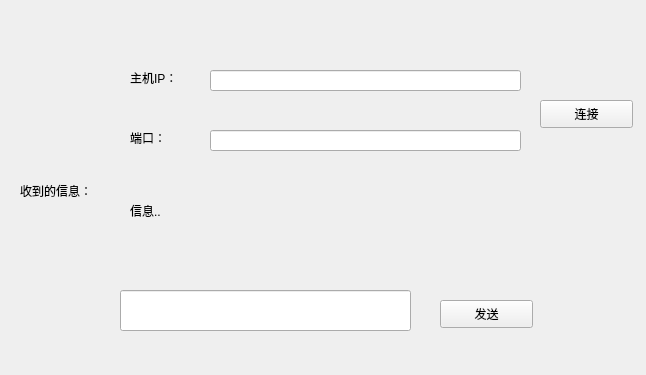
<?xml version="1.0" encoding="UTF-8"?>
<ui version="4.0">
 <class>Widget</class>
 <widget class="QWidget" name="Widget">
  <property name="geometry">
   <rect>
    <x>0</x>
    <y>0</y>
    <width>646</width>
    <height>375</height>
   </rect>
  </property>
  <property name="windowTitle">
   <string>Widget</string>
  </property>
  <widget class="QLabel" name="label">
   <property name="geometry">
    <rect>
     <x>130</x>
     <y>70</y>
     <width>68</width>
     <height>15</height>
    </rect>
   </property>
   <property name="text">
    <string>主机IP：</string>
   </property>
  </widget>
  <widget class="QLabel" name="label_2">
   <property name="geometry">
    <rect>
     <x>130</x>
     <y>130</y>
     <width>68</width>
     <height>15</height>
    </rect>
   </property>
   <property name="text">
    <string>端口：</string>
   </property>
  </widget>
  <widget class="QLineEdit" name="hostLineEdit">
   <property name="geometry">
    <rect>
     <x>210</x>
     <y>70</y>
     <width>311</width>
     <height>21</height>
    </rect>
   </property>
  </widget>
  <widget class="QLineEdit" name="portLineEdit">
   <property name="geometry">
    <rect>
     <x>210</x>
     <y>130</y>
     <width>311</width>
     <height>21</height>
    </rect>
   </property>
  </widget>
  <widget class="QLabel" name="label_3">
   <property name="geometry">
    <rect>
     <x>20</x>
     <y>180</y>
     <width>91</width>
     <height>21</height>
    </rect>
   </property>
   <property name="text">
    <string>收到的信息：</string>
   </property>
  </widget>
  <widget class="QLabel" name="messageLabel">
   <property name="geometry">
    <rect>
     <x>130</x>
     <y>180</y>
     <width>371</width>
     <height>61</height>
    </rect>
   </property>
   <property name="text">
    <string>信息..</string>
   </property>
  </widget>
  <widget class="QLineEdit" name="sendLineEdit">
   <property name="geometry">
    <rect>
     <x>120</x>
     <y>290</y>
     <width>291</width>
     <height>41</height>
    </rect>
   </property>
  </widget>
  <widget class="QPushButton" name="sendButton">
   <property name="geometry">
    <rect>
     <x>440</x>
     <y>300</y>
     <width>93</width>
     <height>28</height>
    </rect>
   </property>
   <property name="text">
    <string>发送</string>
   </property>
  </widget>
  <widget class="QPushButton" name="connectButton">
   <property name="geometry">
    <rect>
     <x>540</x>
     <y>100</y>
     <width>93</width>
     <height>28</height>
    </rect>
   </property>
   <property name="text">
    <string>连接</string>
   </property>
  </widget>
 </widget>
 <resources/>
 <connections/>
</ui>
